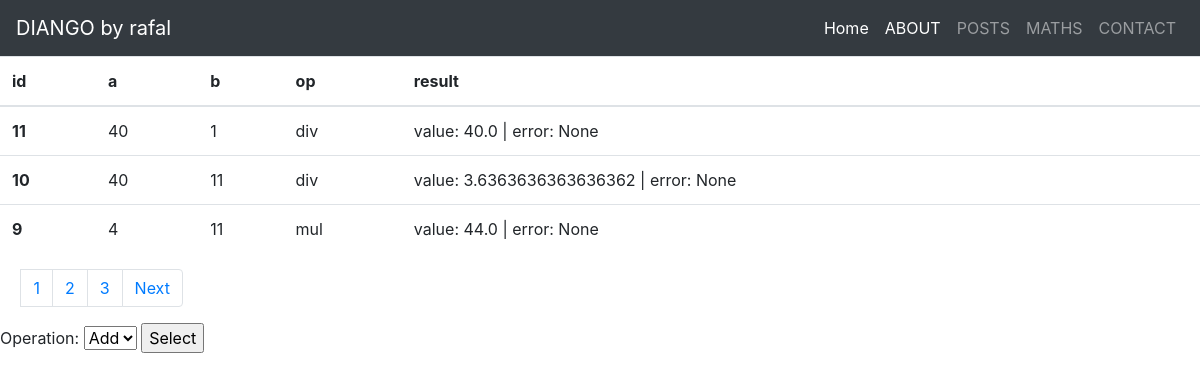
Screenshot of /maths/histories/ with the database file from the repository.
### maths/models.py (models this page shows, shortened)
class Math(models.Model):
   operation = models.CharField(max_length=5, choices=OPERATION_CHOICES)
   a = models.IntegerField()
   b = models.IntegerField()
   created = models.DateTimeField(auto_now_add=True)
   result = models.ForeignKey(
      'maths.Result',
      on_delete=models.CASCADE,
      null=True,
      blank=True
   )
   class Meta:
      ordering = ["-id"]

class Result(models.Model):
   value = models.FloatField(blank=True, null=True, unique=True)
   error = models.CharField(
      max_length=255,
      null=True,
      blank=True,
      unique=True
   )
   class Meta:
         constraints = [
            models.CheckConstraint(
               name="%(app_label)s_%(class)s_value_error_together",
               check=(
                  models.Q(
                     value__isnull=False,
                     error__isnull=True,
                  )
                  | models.Q(
                     value__isnull=True,
                     error__isnull=False,
                  )
               ),
            )
        ]
   def __str__(self):
        return f"value: {self.value} | error: {self.error}"

### maths/views.py (the view)
# urls.py: path('histories/', maths_list, name="list"),
def maths_list(request):
    maths = Math.objects.all()
    results = Result.objects.all()
    paginator = Paginator(maths, 3)
    page_number = request.GET.get('page')
    maths = paginator.get_page(page_number)
    return render(
        request=request,
        template_name="maths/list.html",
        context={"maths": maths, "results": results}
    )

### maths/templates/maths/list.html (shortened to what this page needs)
{% extends "greetings/main.html" %}
{% block content %}
   <table class="table">
    <thead>
      <tr>
        <th scope="col">id</th>
        <th scope="col">a</th>
        <th scope="col">b</th>
        <th scope="col">op</th>
        <th scope="col">result</th>
      </tr>
    </thead>
    <tbody>
        <tbody>
            {% for m in maths %}
                <tr>
                <th>{{m.id}}</th>
                <td>{{m.a}}</td>
                <td>{{m.b}}</td>
                <td>{{m.operation}}</td>
                <td>{{m.result}}</td>
                </tr>
            {% endfor %}
    </tbody>
  </table>
   <div class="pagination">
   <span class="step-links">
        <nav aria-label="...">
            <ul class="pagination justify-content-center">
                <li class="page-item"><a class="page-link" href="/maths/histories/?page=1">1</a></li>
                <li class="page-item"><a class="page-link" href="/maths/histories/?page=2">2</a></li>
                <li class="page-item"><a class="page-link" href="/maths/histories/?page=3">3</a></li>
                <li class="page-item">
                    {% if maths.has_next %}
                    <a class="page-link" href="?page={{ maths.next_page_number }}"">Next</a>
                    {% endif %}
                </li>
            </ul>
          </nav>
        <form method="POST">
                <label for="operation">Operation:</label>
                 <select name="operation" id="operation">
                    <option value="add">Add</option>
                </select>
                <input type="submit" value="Select">
        </form>
   </span>
   </div>
{% endblock %}

### rows the page displays
Math: id "11", a "40", b "1", operation "div", result "value: 40.0 | error: None"
Math: id "10", a "40", b "11", operation "div", result "value: 3.6363636363636362 | error: None"
Math: id "9", a "4", b "11", operation "mul", result "value: 44.0 | error: None"
